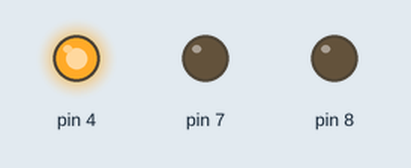
A sketch run on a simulated Arduino Uno, built with avr-gcc and run on an emulated ATmega328P. Shown: output pins drawn as LEDs (lit = HIGH).

Above: at 0.5 s.
At 1.5 s:
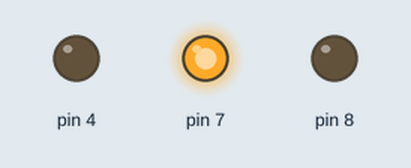
At 5.5 s:
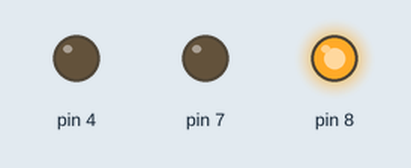
Timing chart, 0 to 6.9 s (numbered marks = the images above):
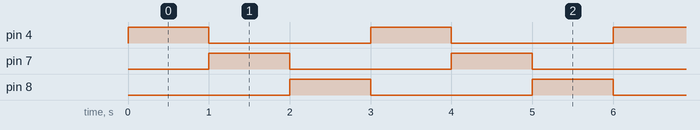

Measured:
- by itself, pin 4, pin 7, pin 8: alternates HIGH for 1.0 s and LOW for 2.0 s
- by itself, everything shown: repeats every 3.0 s, in 4 steps

The sketch:

Project_2_Traffic_Light.ino
```cpp
void setup() {


  pinMode(4, OUTPUT);
 pinMode(7, OUTPUT);
 pinMode(8, OUTPUT);

  // put your setup code here, to run once:

}

void loop() {
  // put your main code here, to run repeatedly:

digitalWrite (4,HIGH );      // It will turn on the led
delay(1000);
digitalWrite(4,LOW);

digitalWrite (7,HIGH);    // LOW means it will turn of the LED
delay(1000);
digitalWrite(7,LOW);

digitalWrite (8,HIGH);    // LOW means it will turn of the LED
delay(1000);

  digitalWrite(8,LOW);
}
```
